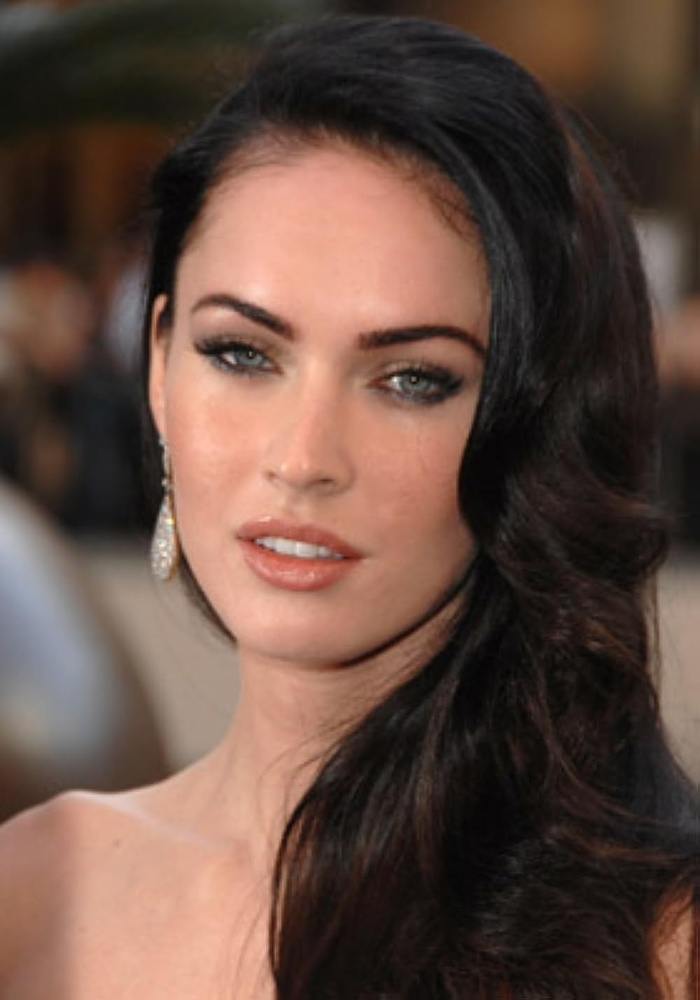
#> input picture Questao2/img1.jpg, 700 x 1000 px, shrunk from 1000 x 1429 before the run
$ python main.py
#> lines starting #> are read from the running program, lines starting #| are printed output that depends on the picture
import cv2

from PIL import Image, ImageFilter
from matplotlib import pyplot as plt
import matplotlib.image as mpimg
import numpy as np

imagem = cv2.imread('img1.jpg')
#> imagem is the input picture: shape (1000, 700, 3); mean B, G, R 65.2, 75.4, 99.4
heigth, width, channel = imagem.shape
#> heigth = 1000; width = 700; channel = 3
#Original
R, G, B = imagem[:, :, 0], imagem[:, :, 1], imagem[:, :, 2]
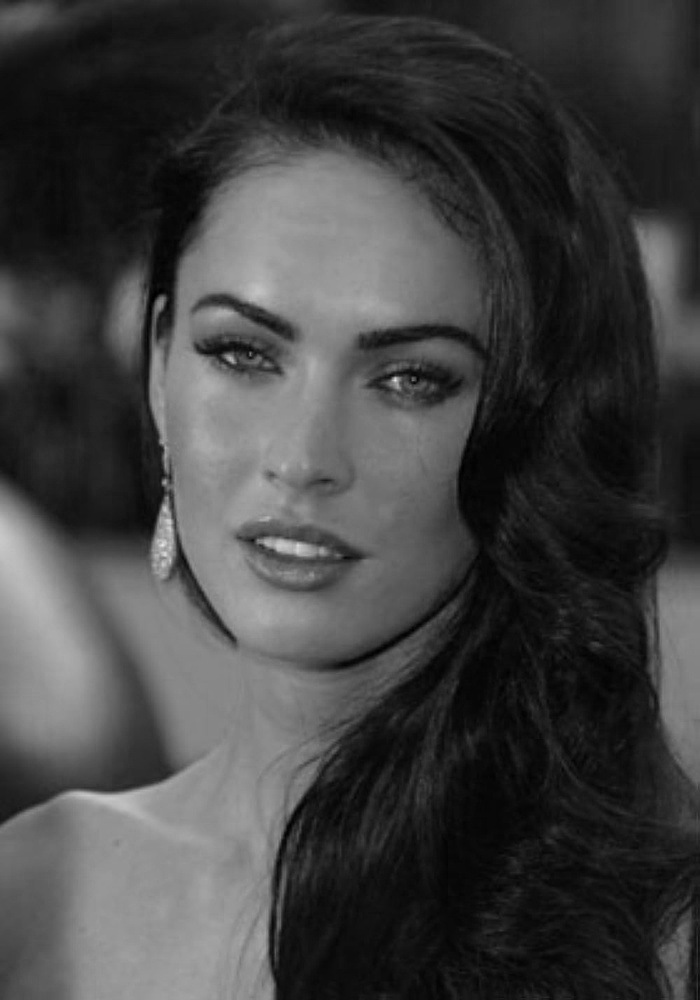
#> R: shape (1000, 700); min 0, max 231, mean 65.2
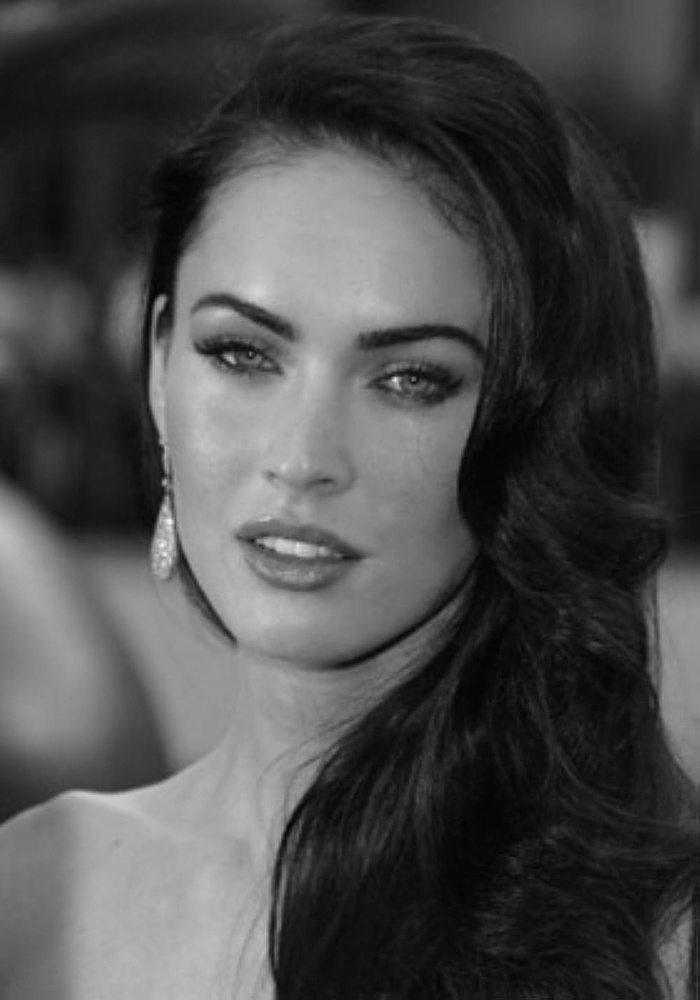
#> G: shape (1000, 700); min 0, max 247, mean 75.4
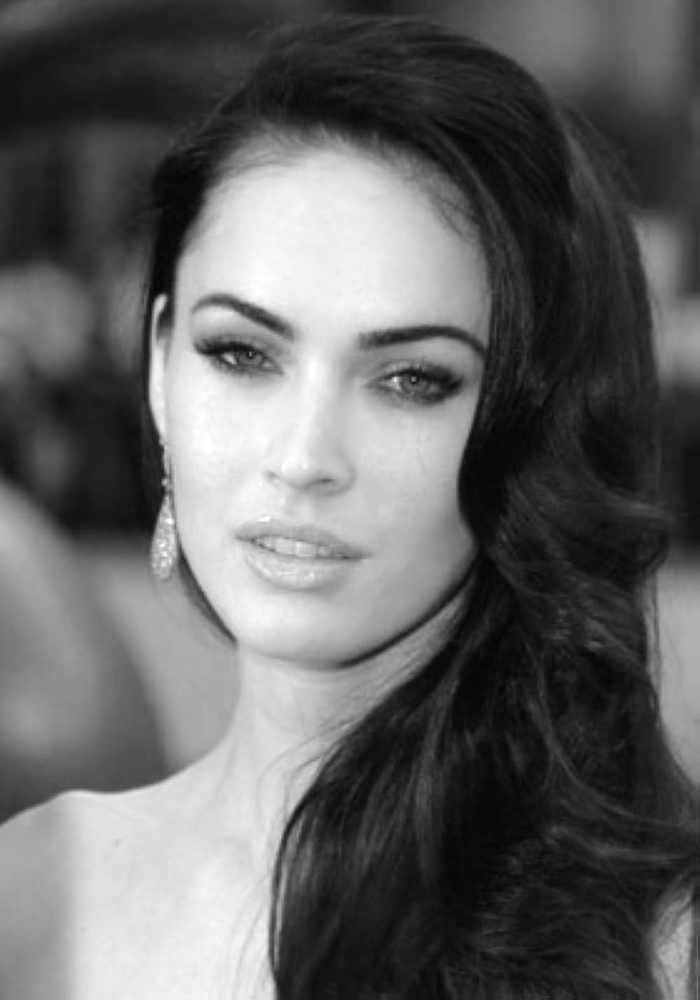
#> B: shape (1000, 700); min 2, max 255, mean 99.4
imgGray = 0.2989 * R + 0.5870 * G + 0.1140 * B
plt.imshow(imgGray, cmap="gray")
plt.show()

#cv2.imshow('Original', imagem)
cv2.waitKey()
gray_img = cv2.cvtColor(imagem, cv2.COLOR_BGR2GRAY)

mask = np.ones([3, 3], dtype = int)
mask = mask / 9

newImg = np.zeros([heigth, width])

for i in range(1, heigth-1):
    for j in range(1, width-1):
        temp = imagem[i-1, j-1]*mask[0, 0]+imagem[i-1, j]*mask[0, 1]+imagem[i-1, j + 1]*mask[0, 2]+imagem[i, j-1]*mask[1, 0]+ imagem[i, j]*mask[1, 1]+imagem[i, j + 1]*mask[1, 2]+imagem[i + 1, j-1]*mask[2, 0]+imagem[i + 1, j]*mask[2, 1]+imagem[i + 1, j + 1]*mask[2, 2]
#> (the run stopped early here; a loop or call above may not have finished)
